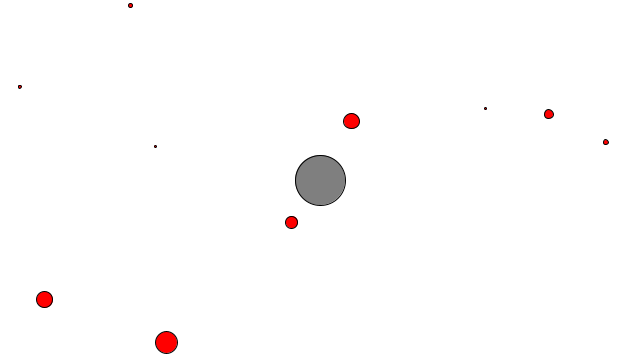
Frame 1 (no input)
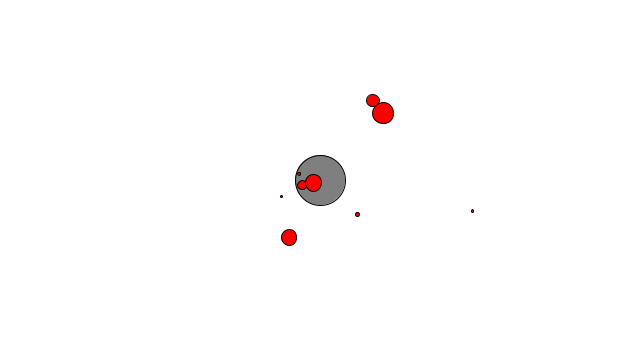
Frame 60 (the mouse pressed at the canvas centre just before this capture)
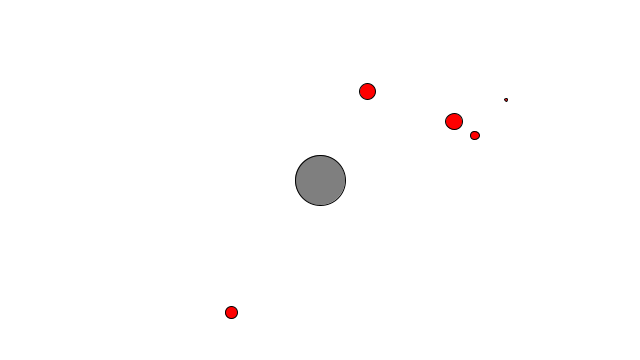
Frame 120 (the mouse held since frame 60 and released just before this capture)

The Processing sketch that drew these frames (run headless with seeded random() and noise(); from frame 60 on, the mouse is pressed at the canvas centre):

// Processing sketch: sketch_4
// ── sketch_4.pde
Attractor a;
Mover[] movers = new Mover[10];

void setup() {
  size(640, 360);
  smooth();
  a = new Attractor();
  for (int i = 0; i < movers.length; i++) {
    movers[i] = new Mover(random(0.1, 2), random(width), random(height));
  }
}

void draw() {
  background(255);
  a.display();
  for (int i = 0; i < movers.length; i++) {
    PVector force = a.attract(movers[i]);
    movers[i].applyForce(force);
    movers[i].update();
    movers[i].display();
  }
}

class Attractor {
  PVector location;
  float mass;
  float G;
  
  Attractor() {
    location = new PVector(width/2, height/2);
    mass = 100;
    G = 1;
  }
  
  PVector attract(Mover m) {
    PVector force = PVector.sub(location, m.location);
    float distance = force.mag();
    distance = constrain(distance, 5, 25);
    force.normalize();
    float strength = (G * mass * m.mass) / (distance * distance);
    force.mult(strength);
    return force;
  }
  
  void display() {
    stroke(0);
    fill(127);
    ellipse(location.x, location.y, mass/2, mass/2);
  }
  
  void handleDrag() {
    if (mousePressed && dist(mouseX, mouseY, location.x, location.y) < mass/2) {
      location.x = mouseX;
      location.y = mouseY;
    }
  }
}

class Mover {
  PVector location;
  PVector velocity;
  PVector acceleration;
  float mass;
  
  Mover(float m, float x, float y) {
    mass = m;
    location = new PVector(x, y);
    velocity = new PVector(0, 0);
    acceleration = new PVector(0, 0);
  }
  
  void applyForce(PVector force) {
    PVector f = PVector.div(force, mass);
    acceleration.add(f);
  }
  
  void update() {
    velocity.add(acceleration);
    location.add(velocity);
    acceleration.mult(0);
  }
  
  void display() {
    stroke(0);
    fill(255, 0, 0);
    ellipse(location.x, location.y, mass*16, mass*16);
  }
}
